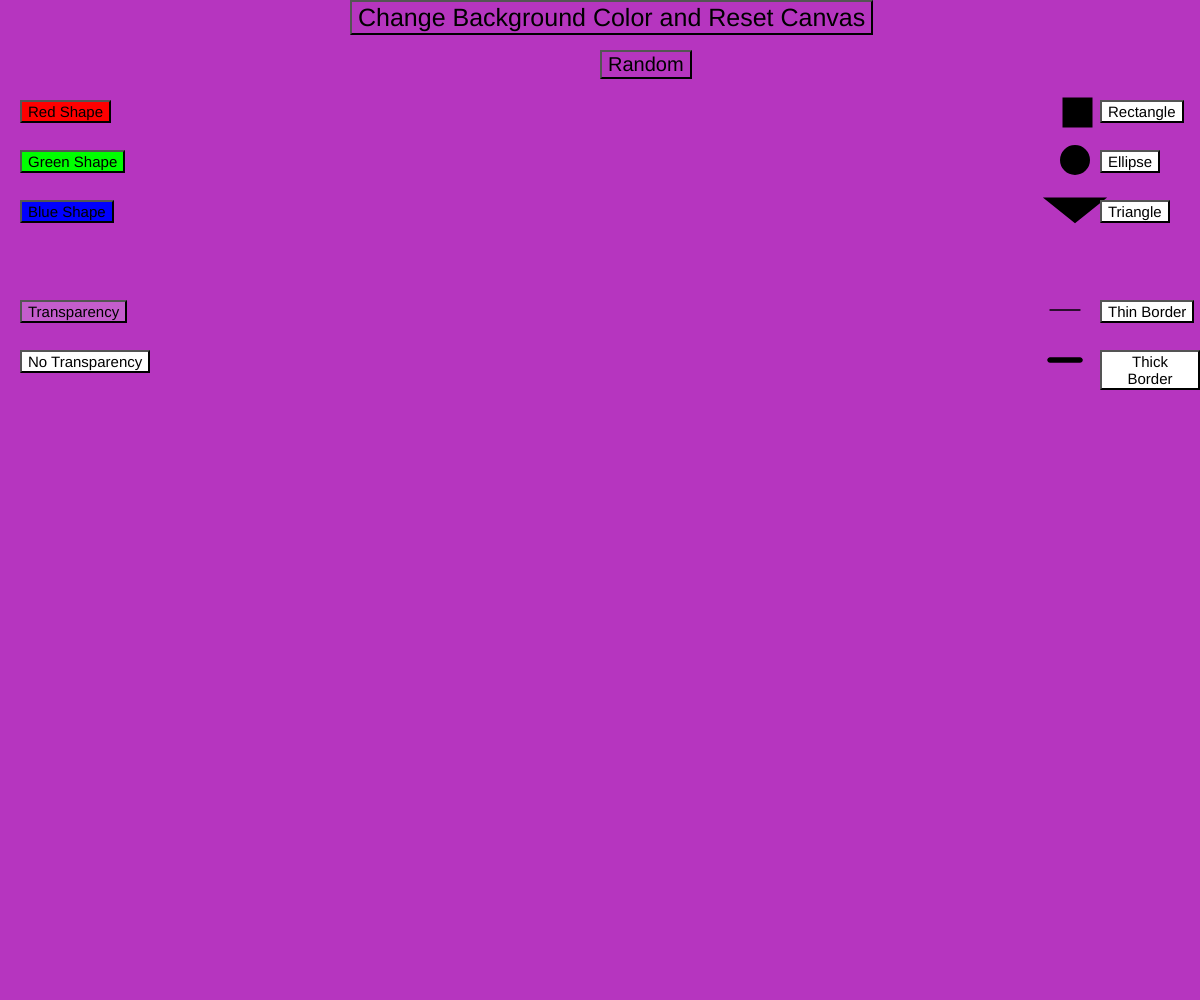
Frame 1 (no input)
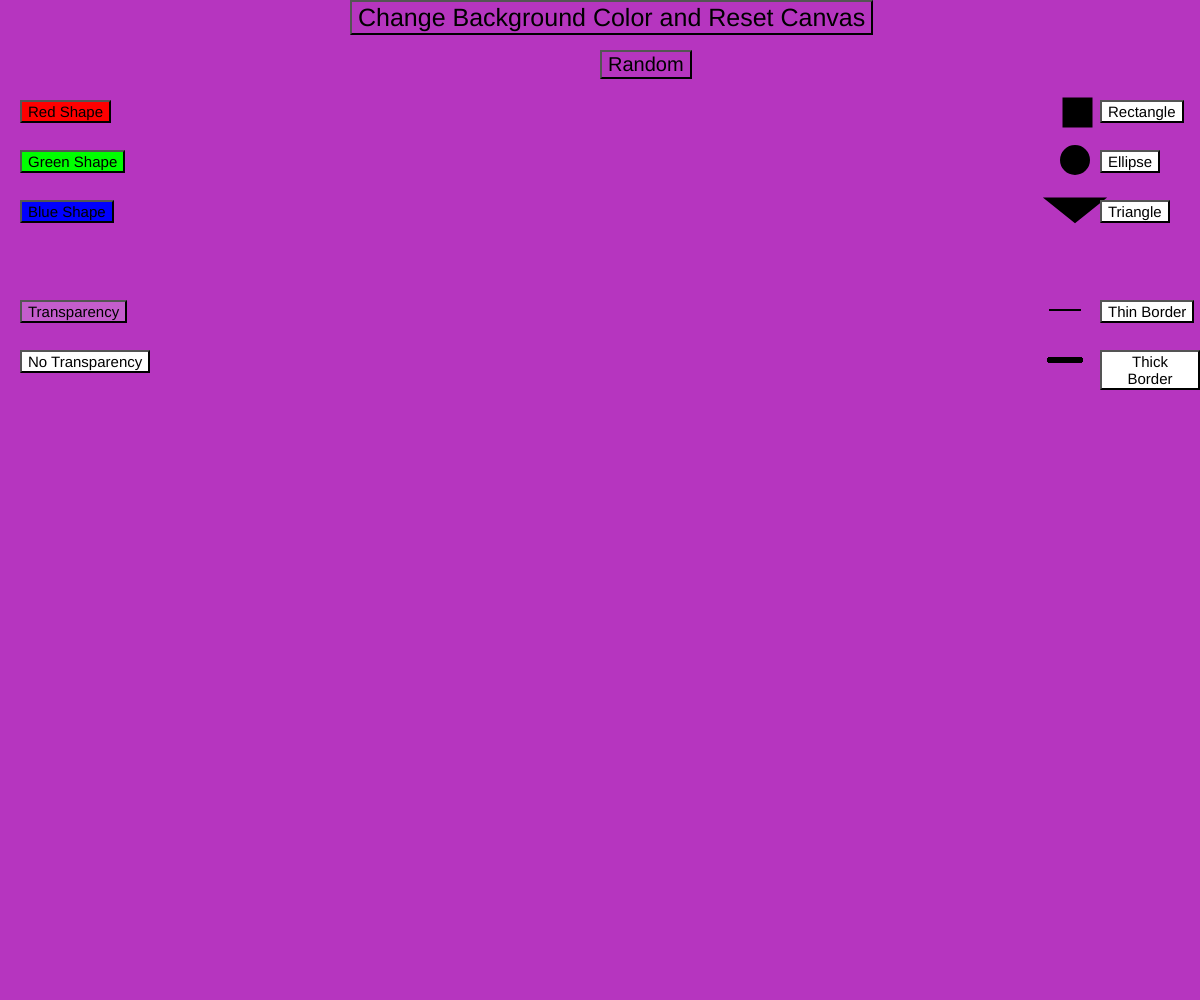
Frame 60 (no input)
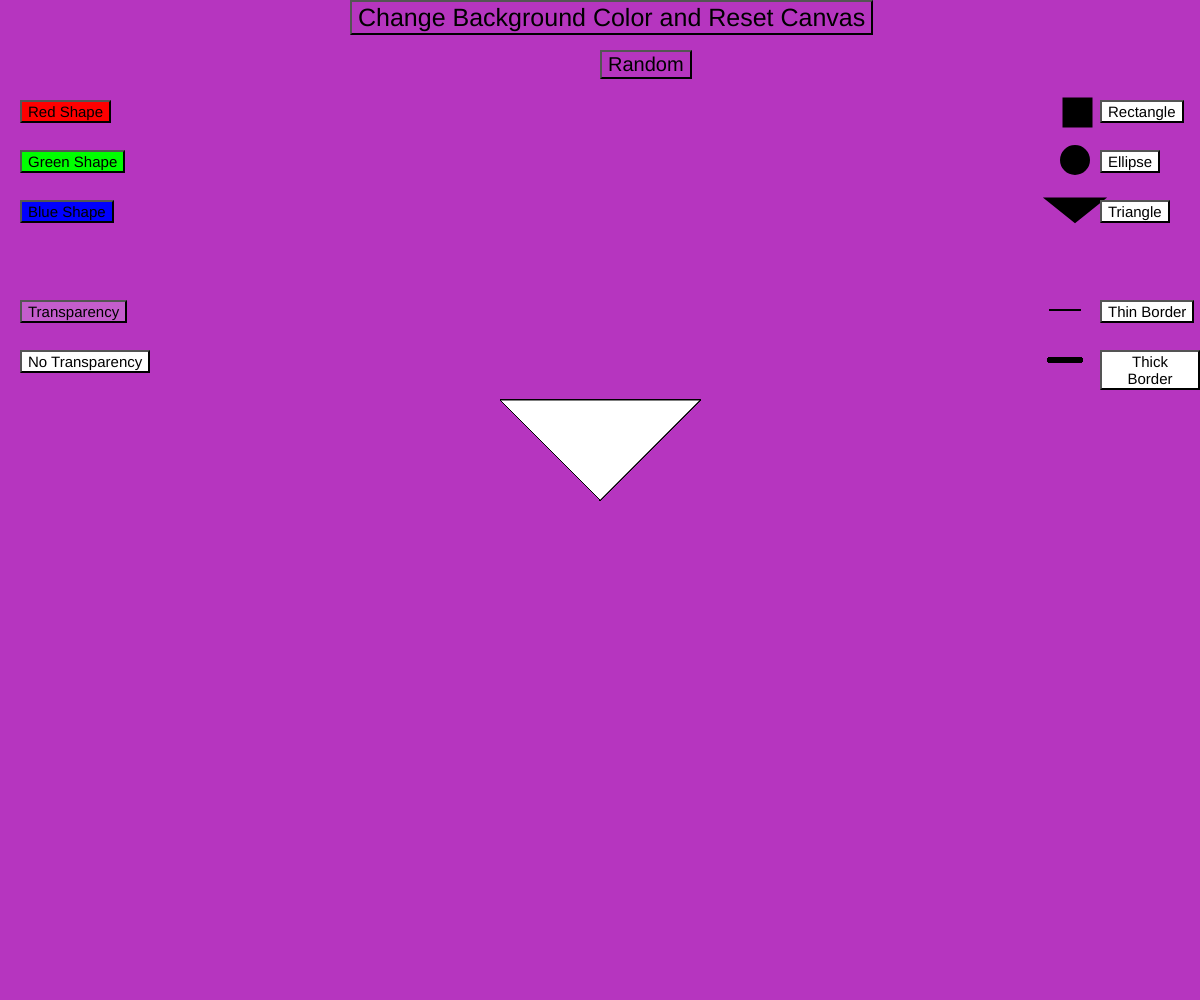
Frame 120 (the mouse pressed at the canvas centre since frame 60)

The p5.js sketch that drew these frames (run headless with seeded random() and noise() and a simulated clock; from frame 60 on, the mouse is pressed at the canvas centre):

// p5.js sketch
// ── sketch.js
// By: Sania Khaja
// ART 151
// Math/Language Project
// An interactive art piece that allows the user to change background colors, shape colors, the shape, transparency and border thickness. Creates a 3D view when mouse is clicked and drawn with, by changing size of shape based on position. This is applicable for the rectangle and ellipse. For the triangle, the speed at which the mouse is moved adds an 3D affect to the drawing. The slower the mouse moves, the more dimension the drawing has. The random button chooses a random color, transparency, shape and border thickness to add more variety to the program.I also made the canvas window width and height to allow more room for th user to draw. I used the math round function when the user is drawing which I thought would produce a more clear looking image since the pixels would be rounded and not always fractional. The user can also just click and create a cool canvas that way, without dragging the mouse while clicking

// the words on the button and the user being able to use those words to then create a picture, shows how math and language are related. The words in a sense are creating a shapes when clicked on which then shows math

let shapeColor; 
let theShape;
let transparency;
let borderThickness = 1;
let currentColor = "White";

let red;
let green;
let blue;

// used to set up background and buttons
function setup() {
  createCanvas(windowWidth, windowHeight);
  // this allows for a random background color to be chosen each time the program is run
  let redBackground = random(0, 255);
  let greenBackground = random(0, 255);
  let blueBackground = random(0, 255);
  background (redBackground, greenBackground, blueBackground);
  
  // setting color from the random values  
  let col = color(redBackground, greenBackground, blueBackground); 
  // creating button to change background and styling button
  backgroundButton = createButton("Change Background Color and Reset Canvas");
  backgroundButton.style('font-size','25px');
  backgroundButton.style('background-color', col);
  backgroundButton.position((windowWidth / 2) - 250, 0);
  
  // used to choose random color, transparency, shape and border thickness
  randomButton = createButton("Random");
  randomButton.style('font-size','20px');
  randomButton.style('background-color', col);
  randomButton.position(windowWidth / 2, 50);
  
  // creating button to change color of shape to red
  redShapeButton = createButton("Red Shape");
  redShapeButton.style('font-size','15px');
  redShapeButton.style('background-color', color(255, 0, 0));
  redShapeButton.position(20, 100);
  
  // buttton to change color of shape to green
  greenShapeButton = createButton("Green Shape");
  greenShapeButton.style('font-size','15px');
  greenShapeButton.style('background-color', color(0, 255, 0));
  greenShapeButton.position(20, 150);
  
  // button to change color of shape to blue
  blueShapeButton = createButton("Blue Shape");
  blueShapeButton.style('font-size','15px');
  blueShapeButton.style('background-color', color(0, 0, 255));
  blueShapeButton.position(20, 200);
  
  
  // creating rectangle and then creating button for rectangles to be created
  fill (0, 0, 0);
  rect(windowWidth - 135, 100, 25, 25);
  rectButton = createButton("Rectangle");
  rectButton.style('font-size','15px');
  rectButton.style('background-color', color(255, 255, 255));
  rectButton.position(windowWidth - 100, 100);
  
  // creating ellipse and then creating button for ellipses to be created
  ellipse(windowWidth - 125, 160, 25, 25);
  ellipseButton = createButton("Ellipse");
  ellipseButton.style('font-size','15px');
  ellipseButton.style('background-color', color(255, 255, 255));
  ellipseButton.position(windowWidth - 100, 150);
  
  // creating triangle and then creating button for triangles to be created
  triangle(windowWidth - 125, 220, windowWidth - 150,  200, windowWidth - 100, 200);
  triangleButton = createButton("Triangle");
  triangleButton.style('font-size','15px');
  triangleButton.style('background-color', color(255, 255, 255));
  triangleButton.position(windowWidth - 100, 200);
  
  // button for transparency of shape
  transparencyButton = createButton("Transparency");
  transparencyButton.style('font-size','15px');
  transparencyButton.style('background-color', color(255, 255, 255, 50));
  transparencyButton.position(20, 300);
  
  // button for no transparency of shape
  noTransparencyButton = createButton("No Transparency");
  noTransparencyButton.style('font-size','15px');
  noTransparencyButton.style('background-color', color(255, 255, 255));
  noTransparencyButton.position(20, 350);
  
  // displays what a thin border would look like and then creates button for it
  strokeWeight(1);
  line(windowWidth - 150, 310, windowWidth - 120, 310);
  thinStrokeButton = createButton("Thin Border");
  thinStrokeButton.style('font-size','15px');
  thinStrokeButton.style('background-color', color(255, 255, 255));
  thinStrokeButton.position(windowWidth - 100, 300);
  
  // displays what a thick border would look like and then displays button for it
  strokeWeight(5);
  line(windowWidth - 150, 360, windowWidth - 120, 360);
  thickStrokeButton = createButton("Thick Border");
  thickStrokeButton.style('font-size','15px');
  thickStrokeButton.style('background-color', color(255, 255, 255));
  thickStrokeButton.position(windowWidth - 100, 350);
}

// used to change background color to a random color
function changeBG() {
  let redBackground = random(0, 255);
  let greenBackground = random(0, 255);
  let blueBackground = random(0, 255);
  background (redBackground, greenBackground, blueBackground);
  let col = color(redBackground, greenBackground, blueBackground);
  backgroundButton.style('background-color', col);
}

// changes shape fill to red
function changeShapeToRed() { 
  currentColor = "Red";
}

// changes shape fill to green
function changeShapeToGreen() {
  currentColor = "Green";
}

// changes shape fill to blue
function changeShapeToBlue() {
  currentColor = "Blue";
}

// used to know the shape is arectangle
function rectShape() {
  theShape = "Rectangle";
}

// used to know the shape is an ellipse
function ellipseShape() {
  theShape = "Ellipse";
}

// used to know the shape is a triangle
function triangleShape() {
  theShape = "Triangle";
}

// used to know the shape is partially transparent
function transparent() {
  transparency = 20;
}

// used to know the shape is not transparent at all
function notTransparent() {
  transparency = 255;
}

// used to know the border thickness of shape is thin
function thinStroke() {
  borderThickness = 1;
}

// used to know the border thickness of shape is thick
function thickStroke() {
  borderThickness = 5;
}

// chooses random shape, border thickness and transparency
function chooseRandom() { 
  // choosing random shape
  let shapes = random(["Rectangle", "Ellipse", "Triangle"]);
  if (shapes == "Rectangle") {
    theShape = "Rectangle";
  } else if (shapes == "Ellipse") {
    theShape = "Ellipse";
  } else {
    theShape = "Triangle";
  }
  
  // choosing random border thickness
   borderThickness = random(0, 7);
  
  // choosing random transparency
  transparency = random(10, 255);
  
  currentColor = "Random";
  red = random(0, 255);
  green = random(0, 255);
  blue = random(0, 255);

  // chooses random color for actual button
  let redBackground = random(0, 255);
  let greenBackground = random(0, 255);
  let blueBackground = random(0, 255);
  col = color(redBackground, greenBackground, blueBackground);
  randomButton.style('background-color', col);
}

// used to draw out all the shapes, colors, etc
function draw() {
  //checking for mouse press for background change
  backgroundButton.mousePressed(changeBG);
  
  // making sure that shapes next buttons will not get covered
  fill (0, 0, 0);
  rect(windowWidth - 135, 100, 25, 25);
  ellipse(windowWidth - 125, 160, 25, 25);
  triangle(windowWidth - 125, 220, windowWidth - 150,  200, windowWidth - 100, 200);
  
  strokeWeight(1);
  line(windowWidth - 150, 310, windowWidth - 120, 310);
  strokeWeight(5);
  line(windowWidth - 150, 360, windowWidth - 120, 360);
  
  // checking color if button pressed
  redShapeButton.mousePressed(changeShapeToRed);
  greenShapeButton.mousePressed(changeShapeToGreen);
  blueShapeButton.mousePressed(changeShapeToBlue);
  
  // checking for shape pressed
  rectButton.mousePressed(rectShape);
  ellipseButton.mousePressed(ellipseShape);
  triangleButton.mousePressed(triangleShape);
  
  // checking for transperacy press
  transparencyButton.mousePressed(transparent);
  noTransparencyButton.mousePressed(notTransparent);
  
  // checking for border mouse click
  thinStrokeButton.mousePressed(thinStroke);
  thickStrokeButton.mousePressed(thickStroke);
  
  // used to choose random of all factors
  randomButton.mousePressed(chooseRandom);
  
  
  // used to know what color and how much transparency is needed
  if (currentColor == "Red") {
    shapeColor = fill(255, 0, 0, transparency);
  } else if (currentColor == "Green") {
    shapeColor = fill(0, 255, 0, transparency);
  } else if (currentColor == "Blue") {
    shapeColor = fill(0, 0, 255, transparency);
  } else if (currentColor == "White") {
    shapeColor = fill(255, 255, 255, transparency);
  } else {
    // displays random color and transparency
    shapeColor = fill(red, green, blue, transparency); 
  }
  
  // setting border thickness to what is needed
  strokeWeight(borderThickness);
 
  // border color is black
  stroke(0);
  
  // mouse press is used to know if shape needs to be drawn or not
  if (mouseIsPressed) {
    // checking which shape to display
    if (theShape == "Rectangle") {
      rect(round(mouseX), round(mouseY), round(mouseX), round(mouseY)); // mouse position creates dimension
    } else if (theShape == "Ellipse") {
      ellipse(round(mouseX), round(mouseY), round(mouseX), round(mouseY)); // mouse position creates dimension
    } else {
      triangle(round(mouseX), round(mouseY), round(mouseX) - 100, round(mouseY) - 100, round(mouseX) + 100, round(mouseY) - 100);
    } 
  }

}
